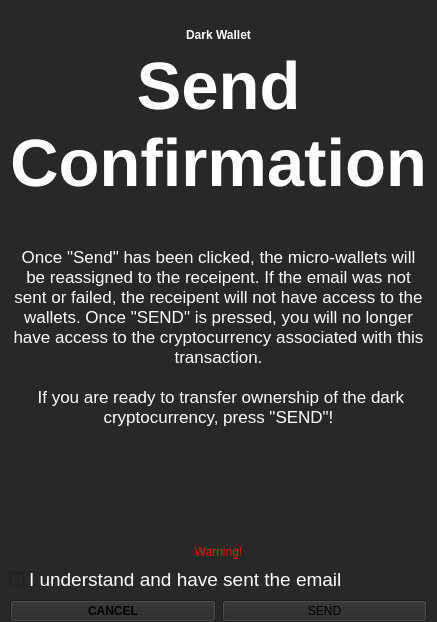
<?xml version="1.0" encoding="UTF-8"?>
<ui version="4.0">
 <class>DarkSendConfirm</class>
 <widget class="QWidget" name="DarkSendConfirm">
  <property name="geometry">
   <rect>
    <x>0</x>
    <y>0</y>
    <width>352</width>
    <height>622</height>
   </rect>
  </property>
  <property name="windowTitle">
   <string>Form</string>
  </property>
  <property name="styleSheet">
   <string notr="true">background-color: #272828;</string>
  </property>
  <layout class="QVBoxLayout" name="verticalLayout">
   <property name="leftMargin">
    <number>10</number>
   </property>
   <property name="topMargin">
    <number>0</number>
   </property>
   <property name="rightMargin">
    <number>10</number>
   </property>
   <property name="bottomMargin">
    <number>0</number>
   </property>
   <item>
    <layout class="QHBoxLayout" name="horizontalLayout">
     <property name="topMargin">
      <number>0</number>
     </property>
     <item>
      <widget class="QPushButton" name="closeWindowButton">
       <property name="text">
        <string/>
       </property>
       <property name="icon">
        <iconset resource="resources.qrc">
         <normaloff>:/white_back</normaloff>:/white_back</iconset>
       </property>
       <property name="flat">
        <bool>true</bool>
       </property>
      </widget>
     </item>
     <item>
      <spacer name="horizontalSpacer">
       <property name="orientation">
        <enum>Qt::Horizontal</enum>
       </property>
       <property name="sizeHint" stdset="0">
        <size>
         <width>40</width>
         <height>20</height>
        </size>
       </property>
      </spacer>
     </item>
    </layout>
   </item>
   <item>
    <widget class="QLabel" name="label_2">
     <property name="font">
      <font>
       <weight>75</weight>
       <bold>true</bold>
      </font>
     </property>
     <property name="styleSheet">
      <string notr="true">color:white;</string>
     </property>
     <property name="text">
      <string>Dark Wallet</string>
     </property>
     <property name="alignment">
      <set>Qt::AlignCenter</set>
     </property>
    </widget>
   </item>
   <item>
    <widget class="QLabel" name="label">
     <property name="font">
      <font>
       <pointsize>50</pointsize>
       <weight>75</weight>
       <bold>true</bold>
      </font>
     </property>
     <property name="styleSheet">
      <string notr="true">color:white;</string>
     </property>
     <property name="text">
      <string>Send Confirmation</string>
     </property>
     <property name="alignment">
      <set>Qt::AlignCenter</set>
     </property>
     <property name="wordWrap">
      <bool>true</bool>
     </property>
    </widget>
   </item>
   <item>
    <spacer name="verticalSpacer_2">
     <property name="orientation">
      <enum>Qt::Vertical</enum>
     </property>
     <property name="sizeType">
      <enum>QSizePolicy::Fixed</enum>
     </property>
     <property name="sizeHint" stdset="0">
      <size>
       <width>20</width>
       <height>40</height>
      </size>
     </property>
    </spacer>
   </item>
   <item>
    <widget class="QLabel" name="label_3">
     <property name="font">
      <font>
       <pointsize>13</pointsize>
      </font>
     </property>
     <property name="styleSheet">
      <string notr="true">color:white;</string>
     </property>
     <property name="text">
      <string>Once &quot;Send&quot; has been clicked, the micro-wallets will be reassigned to the receipent. If the email was not sent or failed, the receipent will not have access to the wallets. Once &quot;SEND&quot; is pressed, you will no longer have access to the cryptocurrency associated with this transaction. 

 If you are ready to transfer ownership of the dark cryptocurrency, press &quot;SEND&quot;!</string>
     </property>
     <property name="alignment">
      <set>Qt::AlignCenter</set>
     </property>
     <property name="wordWrap">
      <bool>true</bool>
     </property>
    </widget>
   </item>
   <item>
    <spacer name="verticalSpacer">
     <property name="orientation">
      <enum>Qt::Vertical</enum>
     </property>
     <property name="sizeHint" stdset="0">
      <size>
       <width>20</width>
       <height>133</height>
      </size>
     </property>
    </spacer>
   </item>
   <item>
    <widget class="QLabel" name="warningLabel">
     <property name="styleSheet">
      <string notr="true">color:red;</string>
     </property>
     <property name="text">
      <string>Warning!</string>
     </property>
     <property name="alignment">
      <set>Qt::AlignCenter</set>
     </property>
    </widget>
   </item>
   <item>
    <widget class="QCheckBox" name="confirmCheckBox">
     <property name="font">
      <font>
       <pointsize>14</pointsize>
      </font>
     </property>
     <property name="styleSheet">
      <string notr="true">color:white;</string>
     </property>
     <property name="text">
      <string>I understand and have sent the email</string>
     </property>
    </widget>
   </item>
   <item>
    <layout class="QHBoxLayout" name="horizontalLayout_2">
     <property name="topMargin">
      <number>0</number>
     </property>
     <item>
      <widget class="QPushButton" name="cancelPushButton">
       <property name="font">
        <font>
         <weight>75</weight>
         <bold>true</bold>
        </font>
       </property>
       <property name="text">
        <string>CANCEL</string>
       </property>
      </widget>
     </item>
     <item>
      <widget class="QPushButton" name="confirmSendPushButton">
       <property name="text">
        <string>SEND</string>
       </property>
      </widget>
     </item>
    </layout>
   </item>
  </layout>
 </widget>
 <resources>
  <include location="resources.qrc"/>
 </resources>
 <connections/>
</ui>
